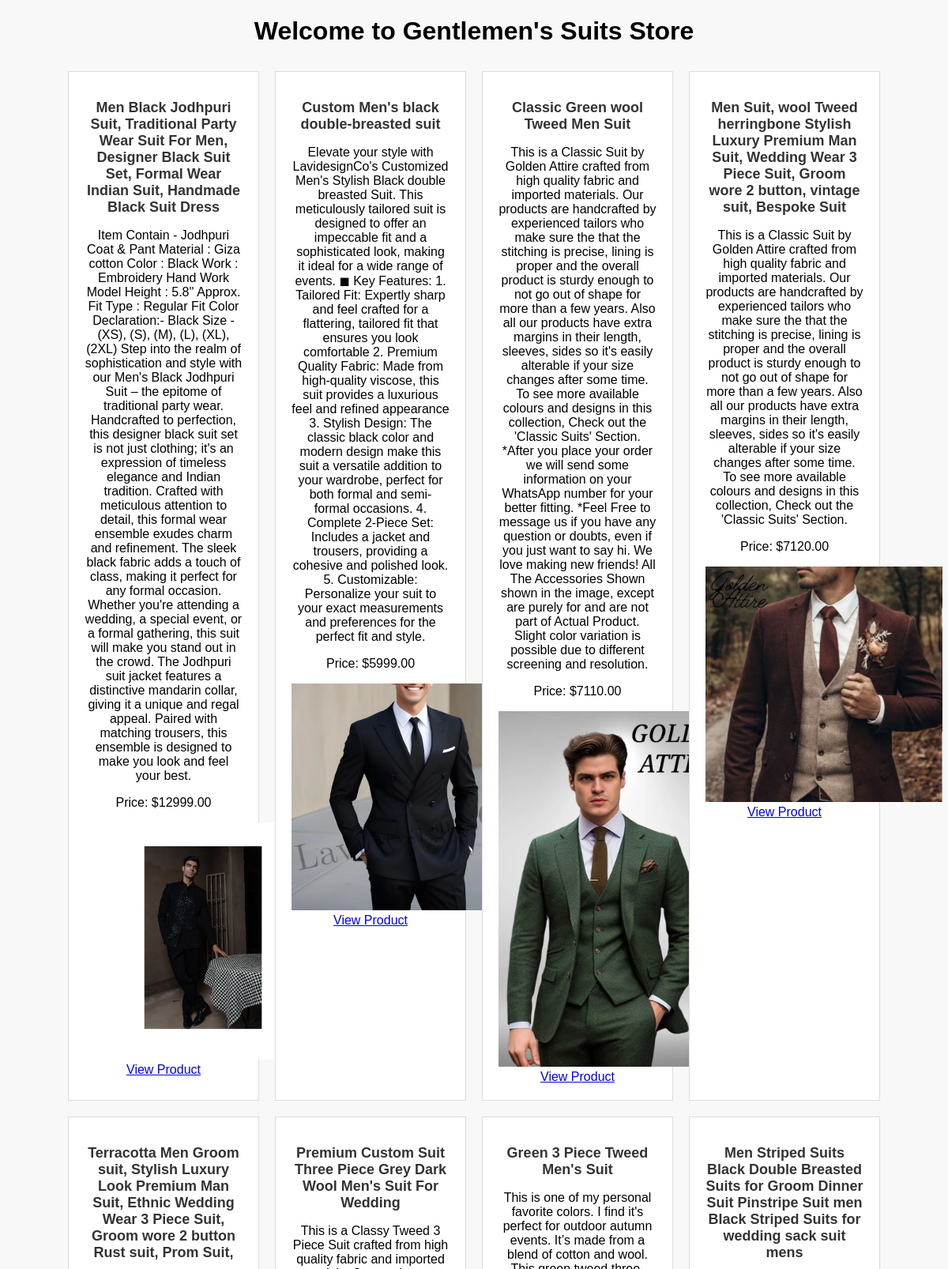
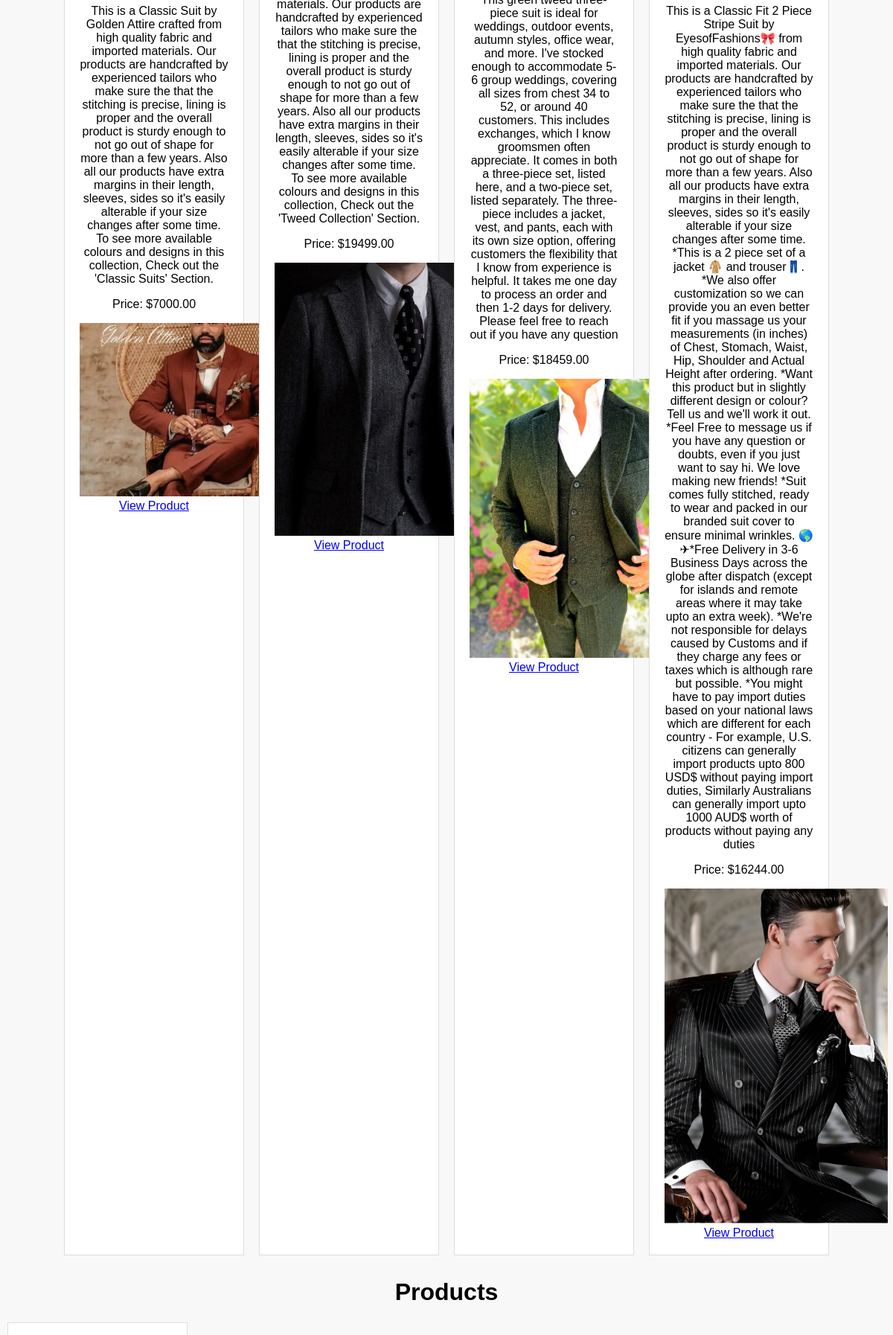
The page / (upper part) on the database its author committed (2 pictures, top to bottom).
### store/models.py (models this page shows, shortened)
class Product(models.Model):
    name = models.CharField(max_length=255)
    image = models.ImageField(upload_to='product_images/', null=True, blank=True)
    price = models.DecimalField(max_digits=10, decimal_places=2)
    description = models.TextField()
    product_code = models.CharField(max_length=100, default='DEFAULT123')
    slug = models.SlugField(unique=True)

### store/views.py (the view)
# urls.py: path('', views.home, name='home'),
def home(request):
    products = Product.objects.all()
    return render(request, 'store/home.html', {'products': products})

### store/templates/store/home.html (shortened to what this page needs)
{% load static %}
<!DOCTYPE html>
<html lang="en">
<head>
    <link rel="stylesheet" href="{% static 'store/css/styles.css' %}">
</head>
<body>
    <h1>Welcome to Gentlemen's Suits Store</h1>
    <div class="product-list">
        {% for product in products %}
            <div class="product">
                <h2>{{ product.name }}</h2>
                <p>{{ product.description }}</p>
                <p>Price: ${{ product.price }}</p>
                {% if product.image %}
            <img src="{{ product.image.url }}" alt="{{ product.name }}" style="width: 300px;">
        {% else %}
            <p>No image available</p>
        {% endif %}
                <a href="{% url 'product_detail' product.id %}">View Product</a>
            </div>
            {% empty %}
        <p>No products available.</p>
        {% endfor %}
    </div>
    <h1>Products</h1>
    <div>
        {% for product in products %}
        <div class="product">
        </div>
        {% endfor %}
    </div>
</body>
</html>

### store/static/store/css/styles.css (style rules this page uses)
body { font-family: Arial, sans-serif; background-color: #f8f8f8; margin: 0; padding: 0; }
h1 { text-align: center; }
.product-list { display: flex; flex-wrap: wrap; justify-content: center; margin-top: 20px; }
.product { background-color: white; border: 1px solid #ddd; padding: 20px; margin: 10px; width: 200px; text-align: center; }
.product img { width: 100%; height: auto; }
.product h2 { font-size: 18px; color: #333; }

### rows shown on the page
Product: name "Men Black Jodhpuri Suit, Traditional Party Wear Suit For Men, Designer Black Suit Set, Formal Wear Indian Suit, Handmade Black Suit Dress", description "Item Contain - Jodhpuri Coat & Pant Material : Giza cotton Color : Black Work : Embroidery Hand Work Model Height : 5.8'' Approx. Fit Type : Regular Fit Color Declaration:- Black Size - (XS), (S), (M), (L), (XL), (2XL) Step into the realm of sophistication and style with our Men's Black Jodhpuri Suit – the epitome of traditional party wear. Handcrafted to perfection, this designer black suit set is not just clothing; it's an expression of timeless elegance and Indian tradition. Crafted with meticulous attention to detail, this formal wear ensemble exudes charm and refinement. The sleek black fabric adds a touch of class, making it perfect for any formal occasion. Whether you're attending a…", price "12999.00", image (picture)
Product: name "Custom Men's black double-breasted suit", description "Elevate your style with LavidesignCo's Customized Men's Stylish Black double breasted Suit. This meticulously tailored suit is designed to offer an impeccable fit and a sophisticated look, making it ideal for a wide range of events. ◼ Key Features: 1. Tailored Fit: Expertly sharp and feel crafted for a flattering, tailored fit that ensures you look comfortable 2. Premium Quality Fabric: Made from high-quality viscose, this suit provides a luxurious feel and refined appearance 3. Stylish Design: The classic black color and modern design make this suit a versatile addition to your wardrobe, perfect for both formal and semi- formal occasions. 4. Complete 2-Piece Set: Includes a jacket and…", price "5999.00", image (picture)
Product: name "Classic Green wool Tweed Men Suit", description "This is a Classic Suit by Golden Attire crafted from high quality fabric and imported materials. Our products are handcrafted by experienced tailors who make sure the that the stitching is precise, lining is proper and the overall product is sturdy enough to not go out of shape for more than a few years. Also all our products have extra margins in their length, sleeves, sides so it's easily alterable if your size changes after some time. To see more available colours and designs in this collection, Check out the 'Classic Suits' Section. *After you place your order we will send some information on your WhatsApp number for your better fitting. *Feel Free to message us if you have any question…", price "7110.00", image (picture)
Product: name "Men Suit, wool Tweed herringbone Stylish Luxury Premium Man Suit, Wedding Wear 3 Piece Suit, Groom wore 2 button, vintage suit, Bespoke Suit", description "This is a Classic Suit by Golden Attire crafted from high quality fabric and imported materials. Our products are handcrafted by experienced tailors who make sure the that the stitching is precise, lining is proper and the overall product is sturdy enough to not go out of shape for more than a few years. Also all our products have extra margins in their length, sleeves, sides so it's easily alterable if your size changes after some time. To see more available colours and designs in this collection, Check out the 'Classic Suits' Section.", price "7120.00", image (picture)
Product: name "Terracotta Men Groom suit, Stylish Luxury Look Premium Man Suit, Ethnic Wedding Wear 3 Piece Suit, Groom wore 2 button Rust suit, Prom Suit,", description "This is a Classic Suit by Golden Attire crafted from high quality fabric and imported materials. Our products are handcrafted by experienced tailors who make sure the that the stitching is precise, lining is proper and the overall product is sturdy enough to not go out of shape for more than a few years. Also all our products have extra margins in their length, sleeves, sides so it's easily alterable if your size changes after some time. To see more available colours and designs in this collection, Check out the 'Classic Suits' Section.", price "7000.00", image (picture)
Product: name "Premium Custom Suit Three Piece Grey Dark Wool Men's Suit For Wedding", description "This is a Classy Tweed 3 Piece Suit crafted from high quality fabric and imported materials. Our products are handcrafted by experienced tailors who make sure the that the stitching is precise, lining is proper and the overall product is sturdy enough to not go out of shape for more than a few years. Also all our products have extra margins in their length, sleeves, sides so it's easily alterable if your size changes after some time. To see more available colours and designs in this collection, Check out the 'Tweed Collection' Section.", price "19499.00", image (picture)
Product: name "Green 3 Piece Tweed Men's Suit", description "This is one of my personal favorite colors. I find it's perfect for outdoor autumn events. It’s made from a blend of cotton and wool. This green tweed three-piece suit is ideal for weddings, outdoor events, autumn styles, office wear, and more. I've stocked enough to accommodate 5-6 group weddings, covering all sizes from chest 34 to 52, or around 40 customers. This includes exchanges, which I know groomsmen often appreciate. It comes in both a three-piece set, listed here, and a two-piece set, listed separately. The three-piece includes a jacket, vest, and pants, each with its own size option, offering customers the flexibility that I know from experience is helpful. It takes me one day to…", price "18459.00", image (picture)
Product: name "Men Striped Suits Black Double Breasted Suits for Groom Dinner Suit Pinstripe Suit men Black Striped Suits for wedding sack suit mens", description "This is a Classic Fit 2 Piece Stripe Suit by EyesofFashions🎀 from high quality fabric and imported materials. Our products are handcrafted by experienced tailors who make sure the that the stitching is precise, lining is proper and the overall product is sturdy enough to not go out of shape for more than a few years. Also all our products have extra margins in their length, sleeves, sides so it's easily alterable if your size changes after some time. *This is a 2 piece set of a jacket 🧥 and trouser👖. *We also offer customization so we can provide you an even better fit if you massage us your measurements (in inches) of Chest, Stomach, Waist, Hip, Shoulder and Actual Height after ordering.…", price "16244.00", image (picture)
